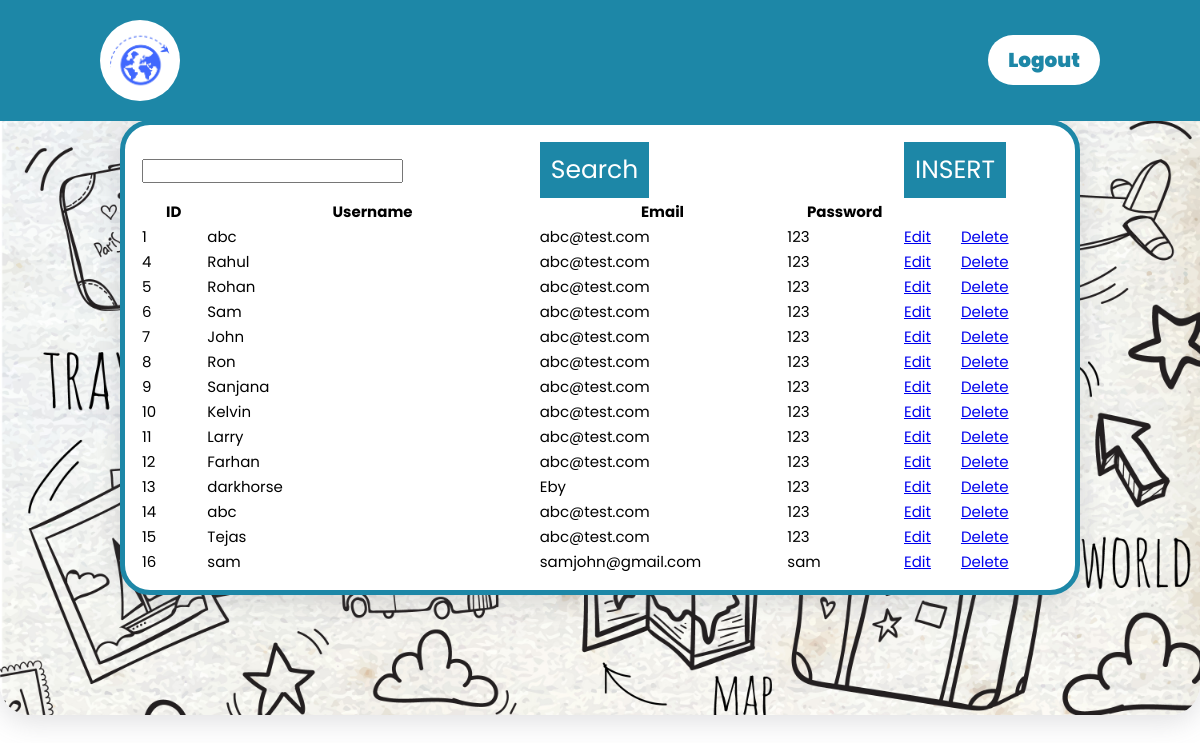
The page /admin_users_show on the database its author committed.
### myapp/models.py (models this page shows)
class User(models.Model):
    username=models.CharField('username',max_length=100)
    email=models.EmailField('email')
    password=models.CharField('password',max_length=20)

### myapp/views.py (the view)
# urls.py: path('admin_users_show', views.admin_users_show, name='admin_users_show'),
def admin_users_show(request):
    data=User.objects.all()
    return render(request,'users/admin_users_show.html',{'data':data})

### myapp/templates/users/admin_users_show.html (shortened to what this page needs)
<!DOCTYPE html>
{% load static %}
<html lang="en">
<head>
    <link rel="stylesheet" href="{% static 'css/admin_user_show.css' %}">
    <link rel="stylesheet" href="https://cdnjs.cloudflare.com/ajax/libs/font-awesome/5.15.3/css/all.min.css">
    <link rel="stylesheet" href="https://cdnjs.cloudflare.com/ajax/libs/font-awesome/4.7.0/css/font-awesome.min.css">
</head>
<body>
    <header>
        <img src="{% static 'images/logo.png' %}" class="logo">
        <div class="navbar" id="navbar">
        <a href="{% url 'admin_logout' %}" class="login-btn">Logout</a>
    </div>
    </header>
    <div class="content">
        <div class="content-1" style="font-size:15px">
        <table>
            <form action="" method="POST">
            <tr>
                <td colspan="2"><input name="username"></td>
                <td colspan="2"><button type="submit">Search</button></td>
                <td colspan="2"><button>INSERT</button></td>
            </tr>
            </form>
            <tr>
                <th>ID</th>
                <th>Username</th>
                <th>Email</th>
                <th>Password</th>
            </tr>
            {% for i in data %}
             <tr>
                <td>{{ i.id }}</td>
                <td>{{ i.username }}</td>
                <td>{{ i.email }}</td>
                <td>{{ i.password }}</td>
                <td><a href="admin_user_edit/{{ i.id }}">Edit</a></td>
                <td><a href="delete/{{ i.id }}">Delete</a></td>
            </tr>
            {% endfor %}
        </table>
        </div>
    </div>
</body>
</html>

### myapp/static/css/admin_user_show.css (style rules this page uses)
* { margin: 0; padding: 0; box-sizing: border-box; font-family: 'Poppins', sans-serif; }
html { scroll-behavior: smooth; }
header { position: fixed; top: 0; left: 0; width: 100%; display: flex; justify-content: space-between; align-items: center; transition: 0.6s; padding: 20px 100px; background: #1d87a7; z-index: 10000; }
header .logo { position: relative; width: 80px; transition: 0.6s; background-color: #fff; padding: 10px; border-radius: 50%; }
.navbar { display: contents; justify-content: center; padding: 0 50px; position: relative; width: 100%; }
.login-btn { background: #fff; color: #1d87a7; padding: 10px 20px; text-decoration: none; font-size: 20px; font-weight: 900; border-radius: 30px; }
.content { background-image: url(/static/images/doodle.jpg); background-size: cover; background-position: center; border-radius: 30px; box-shadow: rgb(100 100 111 / 20%) 0px 7px 29px 0px; padding: 10%; display: flex; justify-content: center; }
button { background-color: #1d87a7; text-decoration: none; color: #fff; padding: 8px 10px; right: 44px; top: 36px; font-size: 25px; transition: 0.2s; border: 1px solid #1d87a7; }
.content-1 { width: 100%; background: #fff; padding: 15px; display: flex; flex-direction:column; border: 5px solid #1d87a7; box-shadow: rgb(100 100 111 / 20%) 0px 7px 29px 0px; border-radius: 30px; justify-content: center; }

### rows shown on the page
User: id "1", username "abc", email "abc@test.com", password "123"
User: id "4", username "Rahul", email "abc@test.com", password "123"
User: id "5", username "Rohan", email "abc@test.com", password "123"
User: id "6", username "Sam", email "abc@test.com", password "123"
User: id "7", username "John", email "abc@test.com", password "123"
User: id "8", username "Ron", email "abc@test.com", password "123"
User: id "9", username "Sanjana", email "abc@test.com", password "123"
User: id "10", username "Kelvin", email "abc@test.com", password "123"
User: id "11", username "Larry", email "abc@test.com", password "123"
User: id "12", username "Farhan", email "abc@test.com", password "123"
User: id "13", username "darkhorse", email "Eby", password "123"
User: id "14", username "abc", email "abc@test.com", password "123"
User: id "15", username "Tejas", email "abc@test.com", password "123"
User: id "16", username "sam", email "samjohn@gmail.com", password "sam"
